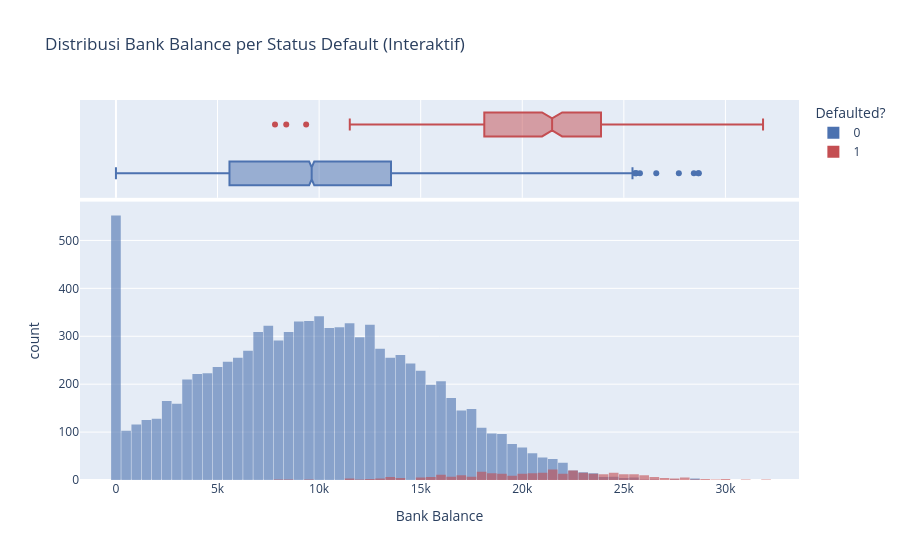

Notebook cell for this chart:
### Markdown cell above
### 3.4 (lanjutan) Visualisasi Interaktif dengan Plotly

### Code cell
import plotly.express as px

fig = px.histogram(
    df_clean, x="Bank Balance", color="Defaulted?",
    marginal="box", barmode="overlay", opacity=0.6,
    color_discrete_sequence=["#4C72B0", "#C44E52"],
    title="Distribusi Bank Balance per Status Default (Interaktif)"
)
fig.update_layout(bargap=0.05)
fig.show()

### Figure 1 — Plotly figure (JSON) as saved in the notebook; plotly's stock layout.template omitted (floating-point values rounded to 4 significant figures; data arrays with more than 128 entries replaced by an {"elided": "..."} marker saying what was removed)
{"data": [{"bingroup": "x", "hovertemplate": "Defaulted?=0<br>Bank Balance=%{x}<br>count=%{y}<extra></extra>", "legendgroup": "0", "marker": {"color": "#4C72B0", "opacity": 0.6, "pattern": {"shape": ""}}, "name": "0", "orientation": "v", "showlegend": true, "type": "histogram", "x": {"elided": "9667 float values"}, "xaxis": "x", "yaxis": "y"}, {"hovertemplate": "Defaulted?=0<br>Bank Balance=%{x}<extra></extra>", "legendgroup": "0", "marker": {"color": "#4C72B0"}, "name": "0", "notched": true, "showlegend": false, "type": "box", "x": {"elided": "9667 float values"}, "xaxis": "x2", "yaxis": "y2"}, {"bingroup": "x", "hovertemplate": "Defaulted?=1<br>Bank Balance=%{x}<br>count=%{y}<extra></extra>", "legendgroup": "1", "marker": {"color": "#C44E52", "opacity": 0.6, "pattern": {"shape": ""}}, "name": "1", "orientation": "v", "showlegend": true, "type": "histogram", "x": {"elided": "333 float values"}, "xaxis": "x", "yaxis": "y"}, {"hovertemplate": "Defaulted?=1<br>Bank Balance=%{x}<extra></extra>", "legendgroup": "1", "marker": {"color": "#C44E52"}, "name": "1", "notched": true, "showlegend": false, "type": "box", "x": {"elided": "333 float values"}, "xaxis": "x2", "yaxis": "y2"}], "layout": {"bargap": 0.05, "barmode": "overlay", "legend": {"title": {"text": "Defaulted?"}, "tracegroupgap": 0}, "title": {"text": "Distribusi Bank Balance per Status Default (Interaktif)"}, "xaxis": {"anchor": "y", "domain": [0, 1], "title": {"text": "Bank Balance"}}, "xaxis2": {"anchor": "y2", "domain": [0, 1], "matches": "x", "showgrid": true, "showticklabels": false}, "yaxis": {"anchor": "x", "domain": [0, 0.7326], "title": {"text": "count"}}, "yaxis2": {"anchor": "x2", "domain": [0.7426, 1], "matches": "y2", "showgrid": false, "showline": false, "showticklabels": false, "ticks": ""}}}
